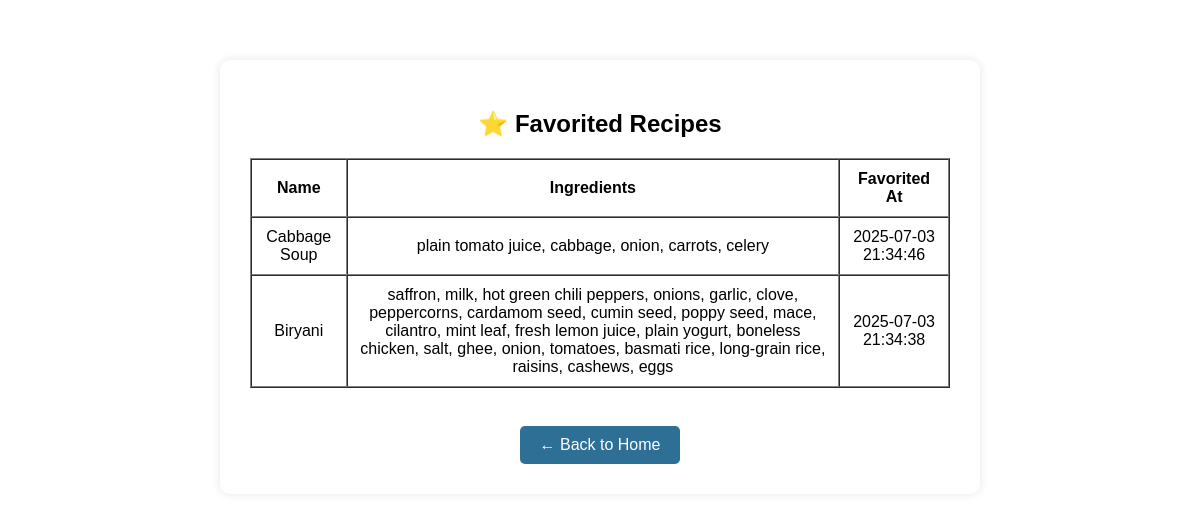
/favorites, run on the app's committed database.
### tables this page shows
CREATE TABLE favorites (
    id INTEGER PRIMARY KEY AUTOINCREMENT,
    recipe_id INTEGER UNIQUE,
    created_at DATETIME DEFAULT CURRENT_TIMESTAMP
);

CREATE TABLE "recipes" (
"RecipeId" INTEGER,
  "Name" TEXT,
  "RecipeIngredientParts" TEXT
);

### favorite_routes.py (the view)
    @app.route("/favorites")
    def favorites():
        conn = sqlite3.connect("recipes.db")
        cursor = conn.cursor()
        cursor.execute("""
            SELECT r.Name, r.RecipeIngredientParts, f.created_at
            FROM favorites f
            JOIN recipes r ON r.RecipeId = f.recipe_id
            ORDER BY f.created_at DESC;
        """)
        raw_rows = cursor.fetchall()
        rows = []
        for name, ingredients, created_at in raw_rows:
            clean_ing = (
                ingredients.replace('c(', '')
                           .replace(')', '')
                           .replace('"', '')
                           .replace("'", '')
            )
            rows.append((name, clean_ing, created_at))
        conn.close()
        return render_template("favorites.html", favorites=rows)

### templates/favorites.html (shortened to what this page needs)
<!DOCTYPE html>
<html>
<head>
    <link rel="stylesheet" href="{{ url_for('static', filename='style.css') }}">
</head>
<body>
    <div class="container">
        <h2>⭐ Favorited Recipes</h2>
        {% if favorites %}
        <table border="1" cellpadding="10" cellspacing="0">
            <tr>
                <th>Name</th>
                <th>Ingredients</th>
                <th>Favorited At</th>
            </tr>
            {% for name, ingredients, created_at in favorites %}
            <tr>
                <td>{{ name }}</td>
                <td>{{ ingredients }}</td>
                <td>{{ created_at }}</td>
            </tr>
            {% endfor %}
        </table>
        {% else %}
        <p>No favorite recipes yet.</p>
        {% endif %}
        <br>
        <a href="{{ url_for('home') }}">← Back to Home</a>
    </div>
</body>
</html>

### static/style.css (style rules this page uses)
body { font-family: Arial, sans-serif; background-image: url('https://images.unsplash.com/photo-1504754524776-8f4f37790ca0'); background-size: cover; background-position: center; background-repeat: no-repeat; background-attachment: fixed; margin: 0; padding: 0; }
.container { max-width: 700px; margin: 60px auto; background: rgba(255, 255, 255, 0.95); padding: 30px; border-radius: 10px; box-shadow: 0 0 10px rgba(0,0,0,0.1); text-align: center; }
input[type="submit"], a { margin-top: 20px; padding: 10px 20px; font-size: 16px; background-color: #2e6f95; color: white; border: none; border-radius: 5px; cursor: pointer; display: inline-block; text-decoration: none; }
a { display: inline-block; margin-top: 20px; font-size: 16px; text-decoration: none; color: white; background: #2e6f95; padding: 10px 20px; border-radius: 5px; }

### data on the page
favorites: Name "Cabbage Soup", ingredients "plain tomato juice, cabbage, onion, carrots, celery", created_at "2025-07-03 21:34:46"
favorites: Name "Biryani", ingredients "saffron, milk, hot green chili peppers, onions, garlic, clove, peppercorns, cardamom seed, cumin seed, poppy seed, mace, cilantro, mint leaf, fresh lemon juice, plain yogurt, boneless chicken, salt, ghee, onion, tomatoes, basmati rice, long-grain rice, raisins, cashews, eggs", created_at "2025-07-03 21:34:38"
